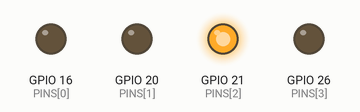
Simulated run of this program. Board: Raspberry Pi (BCM pin numbers). Parts: output pins drawn as LEDs (lit = HIGH). What the program prints to the terminal is not drawn.

Above: at 0.05 s.
At 0.25 s:
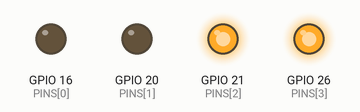
At 0.66 s:
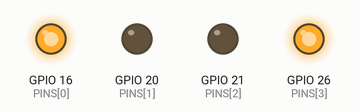
At 1.07 s:
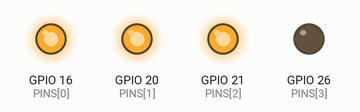
At 1.48 s:
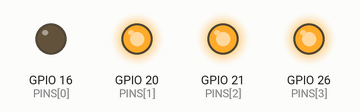
At 2.25 s:
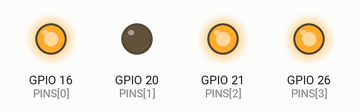
Timing chart, 0 to 3.0 s (numbered marks = the images above):
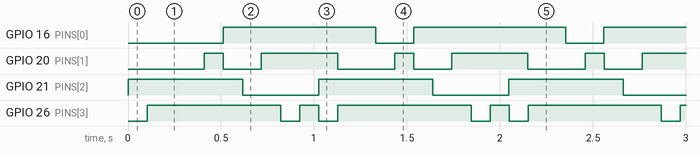

The program:

charlieplexing_8.py
```python
import RPi.GPIO as GPIO
import time
# per usare il numero di pin
#GPIO.setmode(GPIO.BOARD)
# per usare il numero GPIO
GPIO.setmode(GPIO.BCM)
GPIO.setwarnings(False)

PINS=[16,20,21,26]

H=GPIO.HIGH
L=GPIO.LOW
O=-1

LEDS = [[O,O,H,L],
        [O,L,O,H],
        [O,L,H,O],
        [L,O,H,O],
        [L,H,O,O],
        [H,L,O,O],
        [H,O,L,O],
        [O,H,L,O],
        [O,H,O,L],
        [O,O,L,H]]

def main():
    try:
        while True:
            for led in LEDS:
                for idx, pin in enumerate(led):
                    if pin == O:
                        print("GPIO.setup(",PINS[idx],", GPIO.IN)")
                        GPIO.setup(PINS[idx], GPIO.IN)
                    else:
                        print("GPIO.setup(",PINS[idx],", GPIO.OUT)")
                        print("GPIO.output(",PINS[idx],", ",pin,")")
                        GPIO.setup(PINS[idx], GPIO.OUT)
                        GPIO.output(PINS[idx], pin)
                time.sleep(0.1)
                print("-----------------")

    except KeyboardInterrupt:
        pass

    finally:
        print("GPIO.cleanup!")
        GPIO.cleanup()

if __name__=='__main__':
    main()
```

Measured:
- by itself, GPIO 16 (PINS[0]): alternates HIGH for 0.82 s and LOW for 0.20 s
- by itself, GPIO 20 (PINS[1]): repeats every 1.0 s: LOW 0.20 s, HIGH 0.41 s, LOW 0.31 s, HIGH 0.10 s
- by itself, GPIO 21 (PINS[2]): alternates HIGH for 0.61 s and LOW for 0.41 s
- by itself, GPIO 26 (PINS[3]): repeats every 1.0 s: LOW 0.10 s, HIGH 0.10 s, LOW 0.10 s, HIGH 0.72 s
